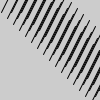
Frame 1 (no input)
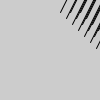
Frame 60 (the mouse pressed at the canvas centre just before this capture)
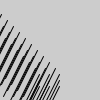
Frame 120 (the mouse held since frame 60 and released just before this capture)

The Processing sketch that drew these frames (run headless with seeded random() and noise(); from frame 60 on, the mouse is pressed at the canvas centre):

// Processing sketch: sketch_07
// ── sketch_07.pde
int num = 20;

int[] dx = new int[num];
int[] dy = new int[num];

void setup(){
   size(100, 100);
  
  for(int i=0; i<num; i++){
     dx[i] = i *6;
     dy[i] = 12 + (i *6);
  } 
  
}

void draw(){
  background(204);

  for(int i=0; i < num; i++){
    dx[i] = dx[i] + 1;
    if (dx[i] > 100){
       dx[i] = -100; 
    }
    diagonals(dx[i], dy[i]);
  }  
}


void diagonals(int x, int y){
  line(x, y, x+20, y-40);
  line(x+10, y, x+30, y-40);
  line(x+20, y, x+40, y-40);

}
